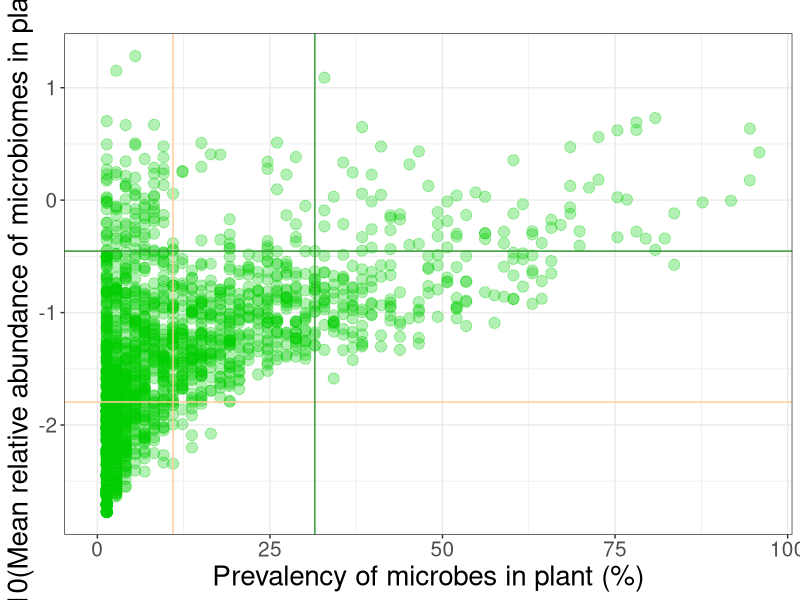
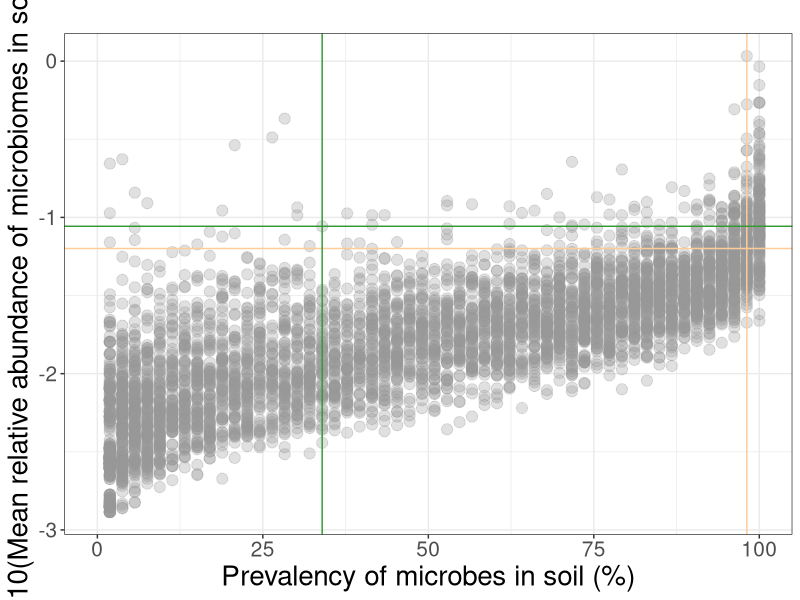
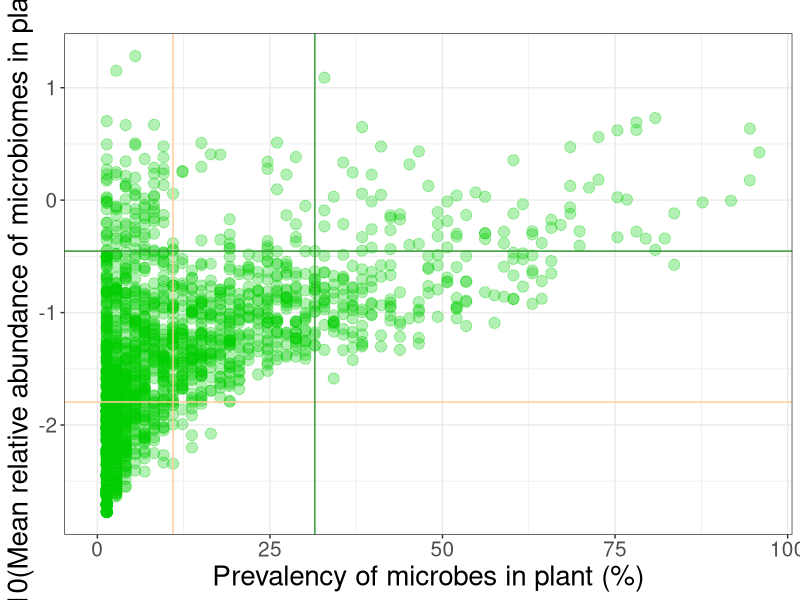
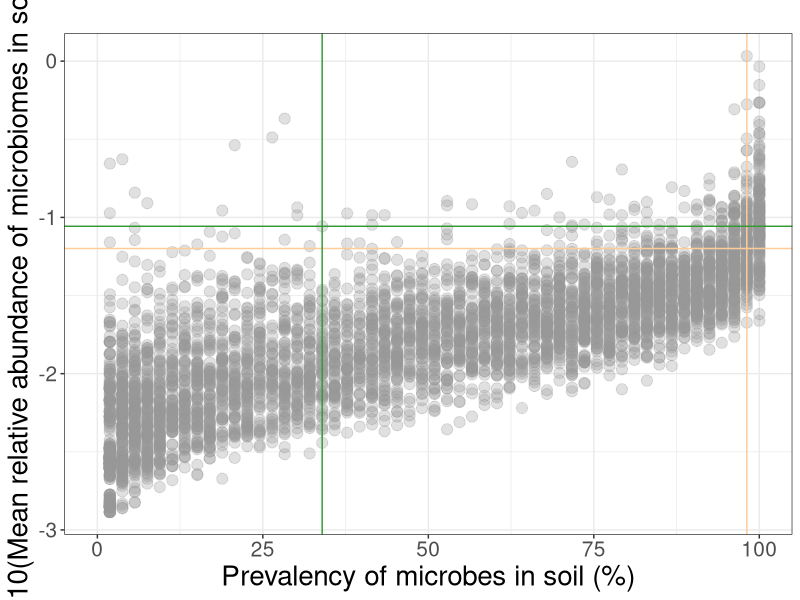

Write R code to recreate these figures, in order.
library(ggplot2)
data <- read.csv('Figure 1B Beijing data.csv')
WORD_SIZE=15

#Prevalence of OTU_4&OTU_94 in plant phyllosphere
p1 <- ggplot(data,aes(Occurrence_of_OTU_in_plant_samples...,
                            Log10_Average_relative_OTU_content_in_plant_samples))+
  theme_bw()+
  geom_point(alpha=0.3,size=3.5,color='#00CC00')+
  geom_vline(xintercept=data[data$OTU_ID=="OTU_4",2],color='#FFCC99')+
  geom_hline(yintercept=data[data$OTU_ID=="OTU_4",6],color='#FFCC99')+
  geom_vline(xintercept=data[data$OTU_ID=="OTU_94",2],color='#339933')+
  geom_hline(yintercept=data[data$OTU_ID=="OTU_94",6],color='#339933')+
  labs(title ='',x='Prevalency of microbes in plant (%)',
       y='Log10(Mean relative abundance of microbiomes in plant (%))')+
  theme(axis.text.x = element_text(size=WORD_SIZE,angle = 0, hjust = 0.5),# 设置x轴字体大小，以下同理
        axis.text.y = element_text(size=WORD_SIZE),
        axis.title.x = element_text(size=WORD_SIZE+5),
        axis.title.y = element_text(size=WORD_SIZE+5),
        legend.title = element_text(size=WORD_SIZE),
        legend.text = element_text(size=WORD_SIZE))
p1
ggsave(filename = './p1.pdf',plot = p1,width = 8,height = 6,device = cairo_pdf)

#Prevalence of OTU_4&OTU_94 in soil
p2 <- ggplot(data,aes(Occurrence_of_OTU_in_soil_samples...,
                            Log10_Average_relative_OTU_content_in_soil_samples))+
  theme_bw()+
  geom_point(alpha=0.3,size=3.5,color='#999999')+
  geom_vline(xintercept=data[data$OTU_ID=="OTU_4",4],color='#FFCC99')+
  geom_hline(yintercept=data[data$OTU_ID=="OTU_4",7],color='#FFCC99')+
  geom_vline(xintercept=data[data$OTU_ID=="OTU_94",4],color='#339933')+
  geom_hline(yintercept=data[data$OTU_ID=="OTU_94",7],color='#339933')+
  labs(title ='',x='Prevalency of microbes in soil (%)',
       y='Log10(Mean relative abundance of microbiomes in soil (%))')+
  theme(axis.text.x = element_text(size=WORD_SIZE,angle = 0, hjust = 0.5),# 设置x轴字体大小，以下同理
        axis.text.y = element_text(size=WORD_SIZE),
        axis.title.x = element_text(size=WORD_SIZE+5),
        axis.title.y = element_text(size=WORD_SIZE+5),
        legend.title = element_text(size=WORD_SIZE),
        legend.text = element_text(size=WORD_SIZE))
p2
ggsave(filename = './p2.pdf',plot = p2,width = 8,height = 6,device = cairo_pdf)
